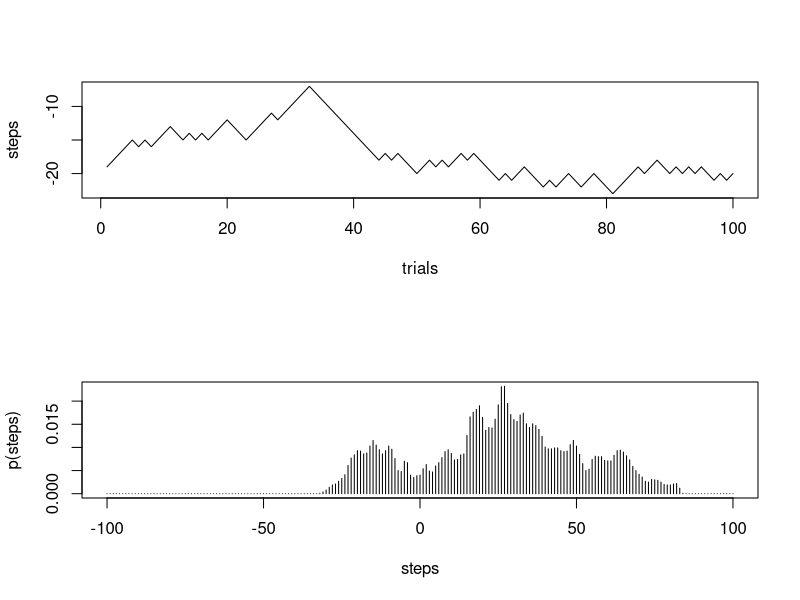

Reproduce this figure in R.
heads<-0
ntrials <-100

walk <- vector(mode="integer", length=ntrials)
pro_walk <- vector(mode="integer", length=(2*ntrials)+1)
trials <- (1:ntrials)
wtrials <- (-ntrials:ntrials)

for(j in 1:100){
ran <- runif(ntrials,0,1)
for(i in 1:ntrials){
if(ran[i] <0.5)
	heads=heads+1
else heads = heads-1

walk[i]=heads
pro_walk[heads+ntrials]=pro_walk[heads+ntrials]+1
}
}
pro_walk=pro_walk/(ntrials*100)

#print(pro_walk)

par(mfrow=c(2,1))
plot(trials,walk,type="l",ylab="steps")
plot(wtrials,pro_walk,type="h",xlab="steps",ylab="p(steps)")
